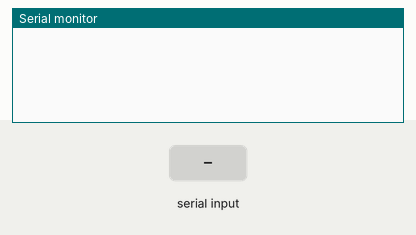
A sketch run on a simulated Arduino Uno, built with avr-gcc and run on an emulated ATmega328P. Parts: the last lines printed to the serial monitor. Inputs (shaded band) come from the test bench.

Above: at 1.2 s.
1.3 s: "+\n" received over Serial
At 2.5 s:
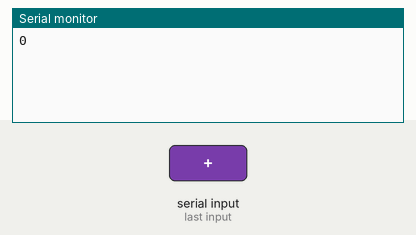
2.8 s: "/\n" received over Serial
At 3.6 s:
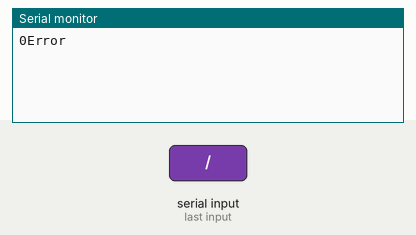

The sketch:

calc.ino
```cpp
#include <Arduino.h>
#include <string.h>
#include <ctype.h>
#include <stdlib.h>

#define BUFFER_SIZE 200 // MAximale Größe für den Eingabepuffer

char inputBuffer[BUFFER_SIZE] = {0}; // Eingabepuffer der seriellen Eingabe
int bufferIndex = 0;                 // Index für den Eingabepuffer

// Definition einer Struktur für den Stack für Zeichen
struct Stack {
    char data[BUFFER_SIZE];
    int top;
};

// Definition einer Struktur für den Stack für lange Ganzzahlen
struct StackLong {
    long data[BUFFER_SIZE];
    int top;
};

// Funktion: Initialisiert den Strack für Zeichen
void initStack(Stack* stack) {
    stack->top = -1; // Strack ist leer
}

// Funktion: Initialisiert den Strack für lange Ganzzahlen
void initStackLong(StackLong* stack) {
    stack->top = -1; // Strack ist leer
}

// Funktion: Zeichen zum Stack hinzufügen
bool push(Stack* stack, char element) {
    if (stack->top < BUFFER_SIZE - 1) {
        stack->data[++stack->top] = element;
        return true; // Erfolgreich hinzugefügt
    }
    return false; // Strack ist voll
}

// Funktion:Ganzzahl zum Stack hinzufügen
bool pushLong(StackLong* stack, long element) {
    if (stack->top < BUFFER_SIZE - 1) {
        stack->data[++stack->top] = element;
        return true; // Erfolgreich hizugefügt
    }
    return false; // Strack ist voll
}

// Funktion: Zeichen vom Stack entfernen
char pop(Stack* stack) {
    if (stack->top >= 0) {
        return stack->data[stack->top--];
    }
    return '\0'; // Strack ist leer
}

// Funktion: Ganzzahl vom Stack entfernen
long popLong(StackLong* stack) {
    if (stack->top >= 0) {
        return stack->data[stack->top--];
    }
    return 0; // Starck ist leer
}

// Funktion: Priorität von Operatoren bestimmen
int precedence(char op) {
    if (op == '+' || op == '-') return 1; // Niedrige Priorität
    if (op == '*' || op == '/') return 2; // Hohe Priorität
    return 0; // Kein Operator
}

// Funktion: Ausdruck in umgekehrte polnische Notation konvertieren (Postfix)
bool toPostfix(const char* infix, char* postfix) {
    Stack operatorStack;
    initStack(&operatorStack); // Stack für Operatoren initialisieren
    int j = 0; // Index für das Postfix-Array

    for (int i = 0; infix[i] != '\0'; i++) {
        if (isdigit(infix[i])) { // Wenn das aktuelle Zeichen eine Zahll ist
            while (isdigit(infix[i])) {
                postfix[j++] = infix[i++];
            }
            postfix[j++] = ' '; // Trennzeichen hinzufügen
            i--; // Index korrigieren
        } else if (infix[i] == '(') { // Wenn eine öffnende Klammer gefunden wird
            push(&operatorStack, infix[i]);
        } else if (infix[i] == ')') { // Wenn eine schließende Klammer gefunden wird
            while (operatorStack.top >= 0 && operatorStack.data[operatorStack.top] != '(') {
                postfix[j++] = pop(&operatorStack);
                postfix[j++] = ' ';
            }
            pop(&operatorStack); // Entfernt die öffnende Klammer
        } else if (strchr("+-*/", infix[i])) { // Wenn ein Operator gefunden wird
            while (operatorStack.top >= 0 && precedence(operatorStack.data[operatorStack.top]) >= precedence(infix[i])) {
                postfix[j++] = pop(&operatorStack);
                postfix[j++] = ' ';
            }
            push(&operatorStack, infix[i]); // Aktuellen Operator auf den Strack legen
        }
    }

    // Verarbeitet verbleibende Operatoren
    while (operatorStack.top >= 0) {
        postfix[j++] = pop(&operatorStack);
        postfix[j++] = ' ';
    }
    postfix[j] = '\0'; // Nullterminierung
    return true; // Erfolgreich
}

// Funktion: Ausdruck aus umgekehrter polnischer Notation berechnen
bool evaluatePostfix(const char* postfix, long* result) {
    StackLong operandStack;
    initStackLong(&operandStack); // Operandstraack initialisieren

    for (int i = 0; postfix[i] != '\0'; i++) {
        if (isdigit(postfix[i])) { // Wenn eine Zahl gefunden wird
            long num = 0;
            while (isdigit(postfix[i])) {
                num = num * 10 + (postfix[i++] - '0');
            }
            pushLong(&operandStack, num);
        } else if (strchr("+-*/", postfix[i])) { // Wenn ein Operator gefunden wird
            long b = popLong(&operandStack);
            long a = popLong(&operandStack);
            if (postfix[i] == '/' && b == 0) {
                return false; // Fehler Division durch Null
            }
            switch (postfix[i]) {
                case '+': pushLong(&operandStack, a + b); break;
                case '-': pushLong(&operandStack, a - b); break;
                case '*': pushLong(&operandStack, a * b); break;
                case '/': pushLong(&operandStack, a / b); break;
            }
        }
    }

    *result = popLong(&operandStack); // Ergebnis abrufen
    return true; // Erfolgreich
}

// Funktion: Eingabe trimmen und * zwischen Zahl und ( einfügen
void trimAndInsertMultiplication(char *input) {
    char tempBuffer[BUFFER_SIZE] = {0};
    int tempIndex = 0;

    for (int i = 0; input[i] != '\0'; i++) {
        if (isdigit(input[i]) && (input[i + 1] == '(' || input[i + 1] == ' ' && input[i + 2] == '(')) {
            tempBuffer[tempIndex++] = input[i];
            tempBuffer[tempIndex++] = '*';
            if (input[i + 1] == ' ') i++; // Leerzeichen überspringen
        } else {
            tempBuffer[tempIndex++] = input[i];
        }
    }

    tempBuffer[tempIndex] = '\0';
    strcpy(input, tempBuffer); // Puffer kopieren
}

// Funktion: Eingabe verarbeiten und berechnen
void processInput(const char *input) {
    char formattedInput[BUFFER_SIZE];
    strcpy(formattedInput, input);
    trimAndInsertMultiplication(formattedInput); // Eingabe anpassen

    char postfix[BUFFER_SIZE] = {0};

    if (!toPostfix(formattedInput, postfix)) {
        Serial.println("Error"); // Fehlerhafte Eingabe
        return;
    }

    long result = 0;
    if (!evaluatePostfix(postfix, &result)) {
        Serial.println("Error"); // Fehler in der Berechnung
        return;
    }

    Serial.print(result); // Ergenis ausgeben
}

void setup() {
    Serial.begin(115200); // Serielle Kommunikation starten
}

void loop() {
    while (Serial.available() > 0) { // Überprüfen ob Daten verfügbar sind
        char c = Serial.read(); // Nächstets Zeichen lesen

        if (c == '\r')
            continue; // Wagenrücklauf ignorieren

        if (c == '\n') { // Zeilenumbruch signalisiert das Ende der Eingabe
            inputBuffer[bufferIndex] = '\0'; // Eingabe null-terminieren
            processInput(inputBuffer); // Eingabe verarbeiten
            bufferIndex = 0; // Puffer zurücksetzen
            memset(inputBuffer, 0, BUFFER_SIZE); // Puffer leeren
        } else {
            if (bufferIndex < BUFFER_SIZE - 1) { // Eingabe speichern, falls Puffer nicht voll ist
                inputBuffer[bufferIndex++] = c;
            }
        }
    }
}
```

Measured:
- after the input at 1.3 s, the serial monitor: prints a new line at once (image 1)
- after the input at 2.8 s, the serial monitor: prints a new line at once (image 2)
